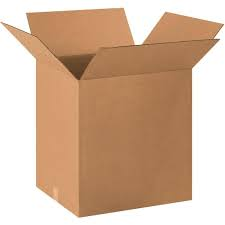
#> input picture part1_cv/sample_images/box1.jpeg, 225 x 225 px, found by its file name; its folder holds only this picture in this run
$ python object_detection.py
#> lines starting #> are read from the running program, lines starting #| are printed output that depends on the picture; after the words box and inside, x2 and y2 are one past the last pixel; in counts of white or black regions, pixels touching at a corner belong together
import cv2
import numpy as np
import os

# Paths
input_folder = "part1_cv/sample_images"
output_folder = "results"
os.makedirs(output_folder, exist_ok=True)

def detect_object(image_path, show_debug=False):
    # Load image
#> called with image_path = 'part1_cv/sample_images/box1.jpeg', show_debug = False
    image = cv2.imread(image_path)
#> image is the input picture: shape (225, 225, 3); mean B, G, R 153.4, 178.4, 210
    if image is None:
        print("Error: Image not found at", image_path)
        return None, None, None

    output = image.copy()
    gray = cv2.cvtColor(image, cv2.COLOR_BGR2GRAY)
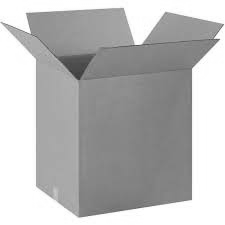
#> gray: shape (225, 225); min 57, max 255, mean 185.1

    # --- Adaptive threshold to find bright regions ---
    thresh = cv2.adaptiveThreshold(
        gray, 255, cv2.ADAPTIVE_THRESH_GAUSSIAN_C,
        cv2.THRESH_BINARY_INV, 15, 5
    )
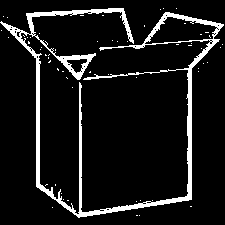
#> thresh: shape (225, 225); 9.1% white; 60 white regions (59 under 20 px), largest, box (x1, y1, x2, y2) and area: (0, 8, 224, 218) 4508

    # Dilate to merge regions
    kernel = np.ones((5,5), np.uint8)
    dilated = cv2.dilate(thresh, kernel, iterations=2)
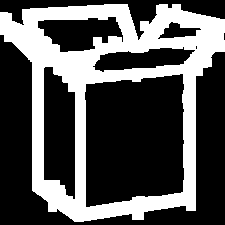
#> dilated: shape (225, 225); 33.6% white; 1 white region

    # Find contours
    contours, _ = cv2.findContours(dilated, cv2.RETR_EXTERNAL, cv2.CHAIN_APPROX_SIMPLE)
#> contours = 1 contour; box (x1, y1, x2, y2) and area: (0, 4, 225, 222) 35344

    if not contours:
        return None, output, None

    # Pick the largest contour (assume this is the object)
    contour = max(contours, key=cv2.contourArea)
#> contour = contour of 193 points, box (x1, y1, x2, y2) (0, 4, 225, 222), area 35344
    x, y, w, h = cv2.boundingRect(contour)
#> x = 0; y = 4; w = 225; h = 218

    # Draw bounding box
    cv2.rectangle(output, (x, y), (x+w, y+h), (0, 255, 0), 2)
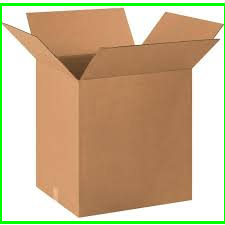
#> output: shape (225, 225, 3); 3.94% of pixels changed, all inside (x1, y1, x2, y2) = (0, 3, 225, 224)
    center_x, center_y = x + w//2, y + h//2
#> center_x = 112; center_y = 113
    cv2.circle(output, (center_x, center_y), 5, (0,0,255), -1)
#> output: shape (225, 225, 3); 0.16% of pixels changed, all inside (x1, y1, x2, y2) = (107, 108, 118, 119)
    cv2.putText(output, f"W:{w}px H:{h}px", (x, y-10),
                cv2.FONT_HERSHEY_SIMPLEX, 0.5, (0,255,0), 2)

    cropped = image[y:y+h, x:x+w]
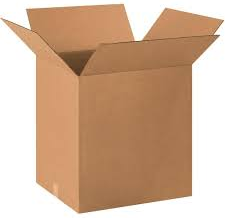
#> cropped: shape (218, 225, 3); mean B, G, R 150.2, 176, 208.6

    if show_debug:
        cv2.imshow("Thresh", thresh)
        cv2.imshow("Dilated", dilated)
        cv2.imshow("Detected Object", output)
        cv2.waitKey(0)
        cv2.destroyAllWindows()

    return cropped, output, (x, y, w, h)

# Optional batch processing
if __name__ == "__main__":
    for filename in os.listdir(input_folder):
        if filename.lower().endswith((".jpg", ".png", ".jpeg")):
            image_path = os.path.join(input_folder, filename)
            cropped, result, bbox = detect_object(image_path)
#> bbox = (0, 4, 225, 218)
            output_path = os.path.join(output_folder, f"output_{filename}")
            cv2.imwrite(output_path, result)
            print(f"Processed and saved: {output_path}")
    print("All images processed successfully.")

$ run again, on part1_cv/sample_images/box2.jpeg
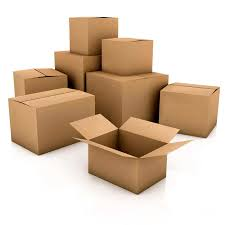
#> input picture part1_cv/sample_images/box2.jpeg, 225 x 225 px, found by its file name
#> in detect_object, image is the input picture: shape (225, 225, 3); mean B, G, R 178.2, 197.1, 216.8
#> in detect_object, `thresh = cv2.adaptiveThreshold( gray, 255, cv2.ADAPTIVE_THRESH_GAUSSIA..`:
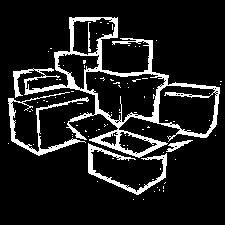
#> thresh: shape (225, 225); 12.1% white; 84 white regions (79 under 20 px), largest, box (x1, y1, x2, y2) and area: (13, 17, 220, 158) 4158, (8, 92, 89, 156) 839, (88, 143, 167, 195) 757, (166, 140, 193, 152) 120, (88, 22, 91, 52) 52
#> dilated: shape (225, 225); 42.1% white; 1 white region
#> contours = 1 contour; box (x1, y1, x2, y2) and area: (4, 13, 225, 204) 25416
#> contour = contour of 217 points, box (x1, y1, x2, y2) (4, 13, 225, 204), area 25416
#> x = 4; y = 13; w = 221; h = 191
#> center_x = 114; center_y = 108
#> in detect_object, `cropped = image[y:y+h, x:x+w]`:
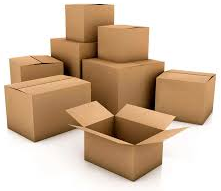
#> cropped: shape (191, 221, 3); mean B, G, R 163, 185.7, 209.3
#> bbox = (4, 13, 221, 191)

$ run again, on part1_cv/sample_images/box3.jpeg
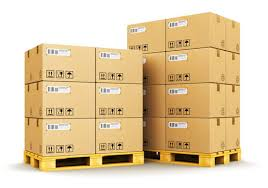
#> input picture part1_cv/sample_images/box3.jpeg, 268 x 188 px, found by its file name
#> in detect_object, image is the input picture: shape (188, 268, 3); mean B, G, R 170.1, 205.6, 226.6
#> in detect_object, `thresh = cv2.adaptiveThreshold( gray, 255, cv2.ADAPTIVE_THRESH_GAUSSIA..`:
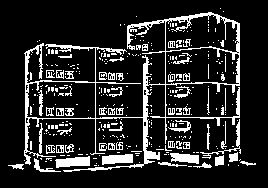
#> thresh: shape (188, 268); 15.3% white; 348 white regions (291 under 20 px), largest, box (x1, y1, x2, y2) and area: (24, 12, 240, 172) 3495, (55, 156, 90, 168) 297, (102, 154, 133, 165) 264
#> dilated: shape (188, 268); 59.6% white; 36 black regions (16 under 20 px)
#> contours = 1 contour; box (x1, y1, x2, y2) and area: (4, 4, 260, 176) 32712
#> contour = contour of 165 points, box (x1, y1, x2, y2) (4, 4, 260, 176), area 32712
#> x = 4; w = 256; h = 172
#> center_x = 132; center_y = 90
#> in detect_object, `cropped = image[y:y+h, x:x+w]`:
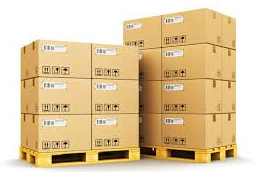
#> cropped: shape (172, 256, 3); mean B, G, R 157.9, 198.5, 222.5
#> bbox = (4, 4, 256, 172)

$ run again, on part1_cv/sample_images/pallets.jpeg
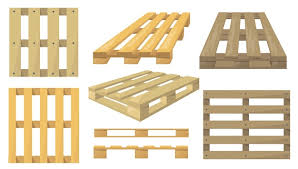
#> input picture part1_cv/sample_images/pallets.jpeg, 298 x 169 px, found by its file name
#> in detect_object, image is the input picture: shape (169, 298, 3); mean B, G, R 189.5, 215.8, 229.1
#> in detect_object, `thresh = cv2.adaptiveThreshold( gray, 255, cv2.ADAPTIVE_THRESH_GAUSSIA..`:
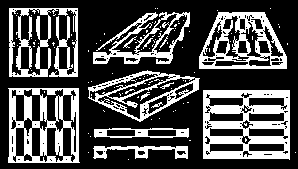
#> thresh: shape (169, 298); 30.5% white; 107 white regions (93 under 20 px), largest, box (x1, y1, x2, y2) and area: (203, 90, 290, 160) 3711, (8, 88, 80, 163) 2784, (199, 12, 287, 69) 2241
#> dilated: shape (169, 298); 77.7% white; 5 black regions (3 under 20 px)
#> contours = 3 contours; box (x1, y1, x2, y2) and area: (84, 4, 298, 164) 25992, (4, 84, 84, 167) 6344, (5, 4, 82, 81) 5776
#> contour = contour of 328 points, box (x1, y1, x2, y2) (84, 4, 298, 164), area 25992
#> x = 84; y = 4; w = 214; h = 160
#> center_x = 191; center_y = 84
#> in detect_object, `cropped = image[y:y+h, x:x+w]`:
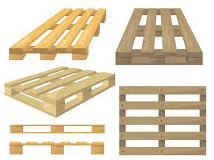
#> cropped: shape (160, 214, 3); mean B, G, R 189.8, 212.7, 225.1
#> bbox = (84, 4, 214, 160)
